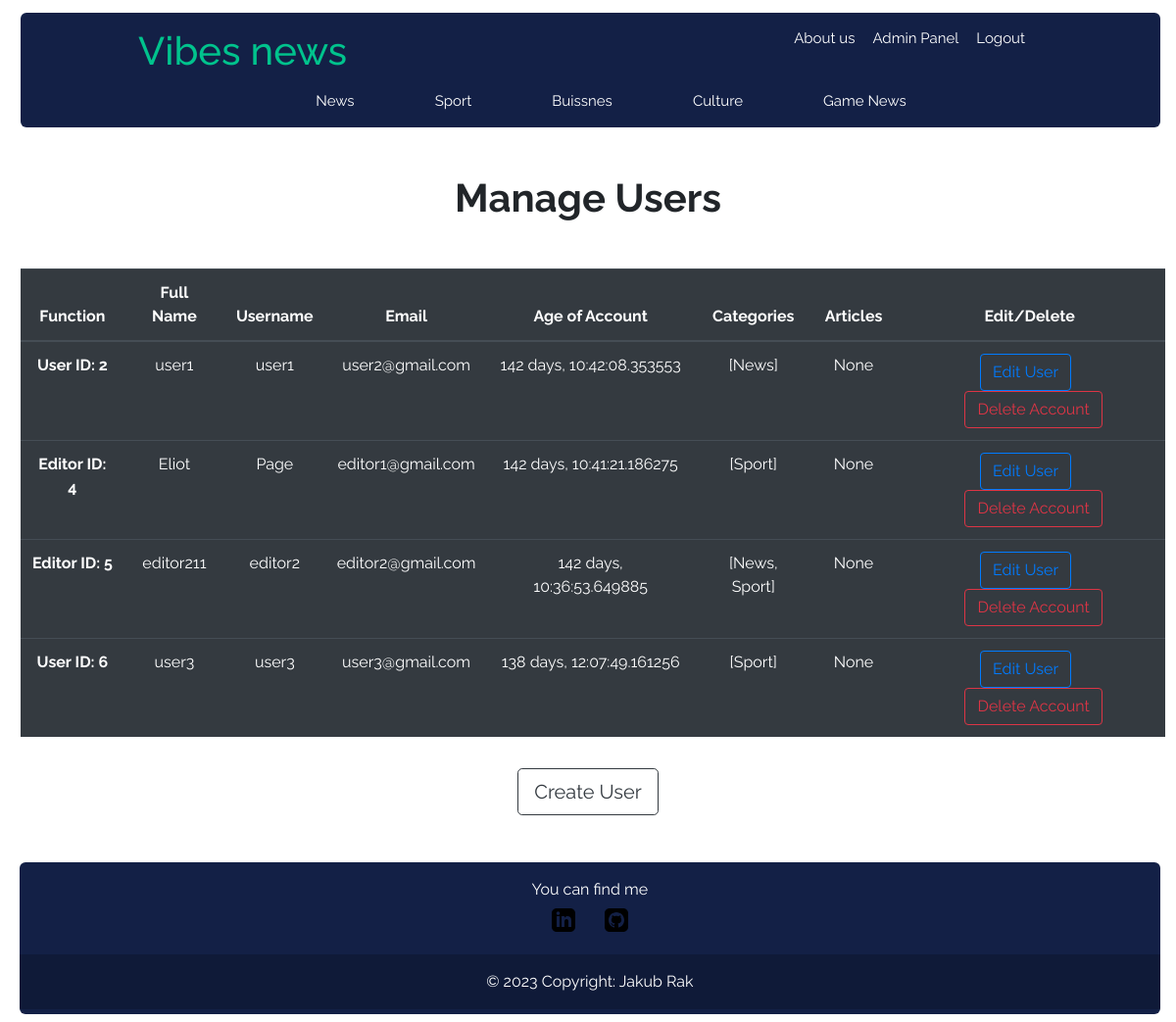
Screenshot of /admin_panel/manage_users (signed in) with the database file from the repository.
### vibes/models.py (models this page shows, shortened)
class User(db.Model, UserMixin):
    id = db.Column (db.Integer, primary_key = True)
    fullname = db.Column (db.String(100), nullable = False)
    username = db.Column (db.String(100), unique = True, nullable = False)
    email = db.Column (db.String(250), unique = True, nullable = False)
    password = db.Column (db.String(255), nullable = False)
    admin_rights = db.Column (db.Integer, nullable = False, default = 0)
    create_time = db.Column (db.DateTime, nullable = False, default = datetime.utcnow)
    articles = db.relationship('Article', backref = 'author', lazy = True)
    category = db.relationship('Category', secondary = Rights, backref = 'users', lazy = True)

class Category(db.Model):
    id = db.Column (db.Integer, primary_key = True)
    name = db.Column (db.String(50), nullable = False)
    articles = db.relationship('Article', backref = 'category', lazy = True)
    def __repr__(self) -> str:
        return f"{self.name}"

### vibes/admin/routes.py (the view)
@admin.route("/admin_panel/manage_users" , methods= ["GET"])
@login_required
def manage_users():
    if (current_user.is_authenticated and current_user.admin_rights == 2):
        users: list[User] = User.query.filter(User.admin_rights < 2).all()
        time: object = datetime.utcnow()
        return render_template('manage_users.html', title = 'Admin Panel', users = users, time = time )
    else:
        abort(403)

### vibes/models.py (called while the page is built)
@login_manager.user_loader
def load_user(user_id: int) -> object:
    return User.query.get(int(user_id))

### vibes/templates/manage_users.html
{% extends "layout.html" %}
{% block content %}
    <div class="font-style-root d-flex flex-column mt-5">
        <div class="font-weight-bold h1 d-flex justify-content-center mb-5">Manage Users</div>
        <table class="table table-hover table-dark" style="margin-left: 0.4vw;">
            <thead>
                <tr>
                    <th class="text-center" scope="col">Function</th>
                    <th class="text-center" scope="col">Full Name</th>
                    <th class="text-center" scope="col">Username</th>
                    <th class="text-center" scope="col">Email</th>
                    <th class="text-center" scope="col">Age of Account</th>
                    <th class="text-center" scope="col">Categories</th>
                    <th class="text-center" scope="col">Articles</th>
                    <th class="text-center" scope="col">Edit/Delete</th>
                </tr>
            </thead>
            <tbody>
                {% for user in users %}
                <tr>
                    {% if user.admin_rights == 1 %}
                        <th class="text-center" scope="row">Editor ID: {{user.id}}</th>
                    {% else %}
                        <th class="text-center" scope="row">User ID: {{user.id}}</th>
                    {% endif %}
                        <td  class="text-center">{{user.fullname}}</td>
                        <td  class="text-center">{{user.username}}</td>
                        <td  class="text-center">{{user.email}}</td>
                        <td  class="text-center">{{(time - user.create_time)}}</td>
                        {% if user.category == [] %}
                            <td  class="text-center">None</td>
                        {% else %}
                            <td  class="text-center">{{user.category}}</td>
                        {% endif %}
                        {% if user.articles == [] %}
                            <td  class="text-center">None</td>
                        {% else %}
                            <td  class="text-center">{{user.articles}}</td>
                        {% endif %}
                    {% if current_user.admin_rights == 2 %}
                        <td  class="text-center">
                            <a class="btn btn-outline-primary mr-2" href="{{url_for('admin.edit_user', user_id = user.id)}}">Edit User </a>
                            <a class="btn btn-outline-danger ml-2" href="{{url_for('admin.delete_user', user_id = user.id)}}">Delete Account</a>
                        </td>
                    {% else %}
                        <td  class="text-center">
                            <a class="btn btn-outline-primary" href="{{url_for('editor.edit_user_editor', user_id = user.id)}}">Edit User </a>
                        </td>
                    {% endif %}
                </tr>
                {% endfor %}
            </tbody>
        </table>
        <div class="d-flex justify-content-center mt-3">
            {% if current_user.admin_rights == 2 %}
                <a class="btn btn-outline-dark btn-lg" href="{{url_for('admin.create_user')}}">Create User</a>
            {% elif current_user.admin_rights == 1 %}
                <a class="font-weight-bold d-flex justify-content-center" href="{{url_for('users.contact_admin')}}">Contact with admin if you want to create new users</a>
            {% endif %}
        </div>
    </div>
{% endblock content %}

### vibes/static/style.css (style rules this page uses)
:root { --black: #191e29; --dark-blue: #132046; --neon-green: #01c38d; --grey: #696e79; --white: #ffff; --font-family: "Raleway", sans-serif; }
body { min-height: 98vh; margin: 0; display: grid; grid-template-rows: auto 1fr auto; }
.font-style-root { font-family: var(--font-family); }

### rows the page displays
User: id "2", fullname "user1", username "user1", email "user2@gmail.com", (time-user.create_time) "142 days, 10:42:08.353553", category "[News]"
User: id "4", fullname "Eliot", username "Page", email "editor1@gmail.com", (time-user.create_time) "142 days, 10:41:21.186275", category "[Sport]"
User: id "5", fullname "editor211", username "editor2", email "editor2@gmail.com", (time-user.create_time) "142 days, 10:36:53.649885", category "[News, Sport]"
User: id "6", fullname "user3", username "user3", email "user3@gmail.com", (time-user.create_time) "138 days, 12:07:49.161256", category "[Sport]"
